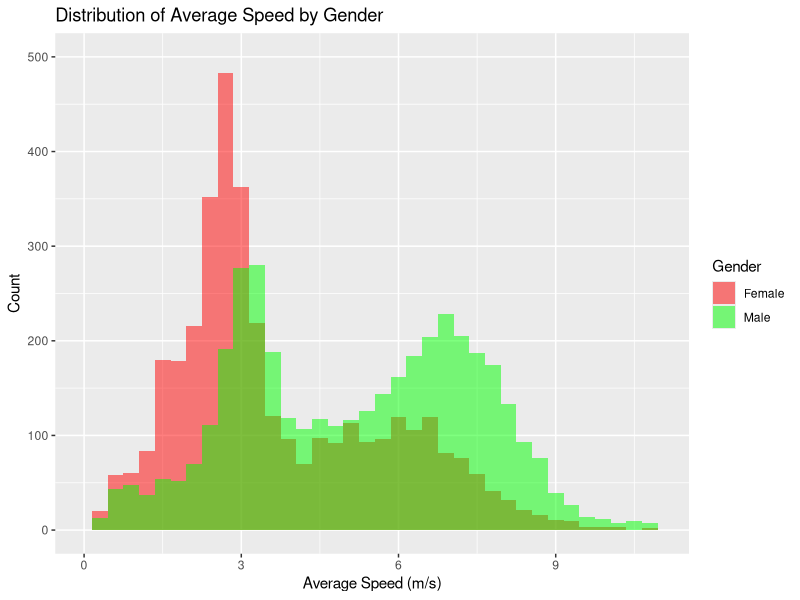
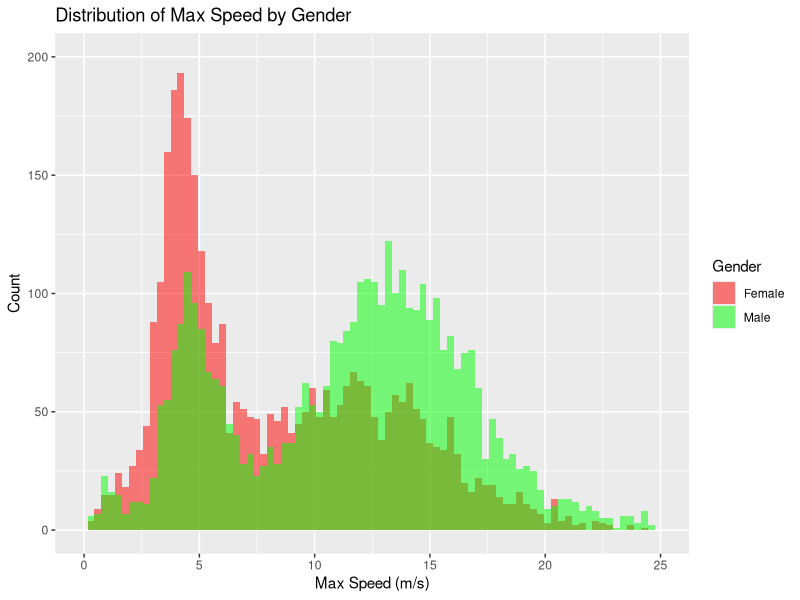
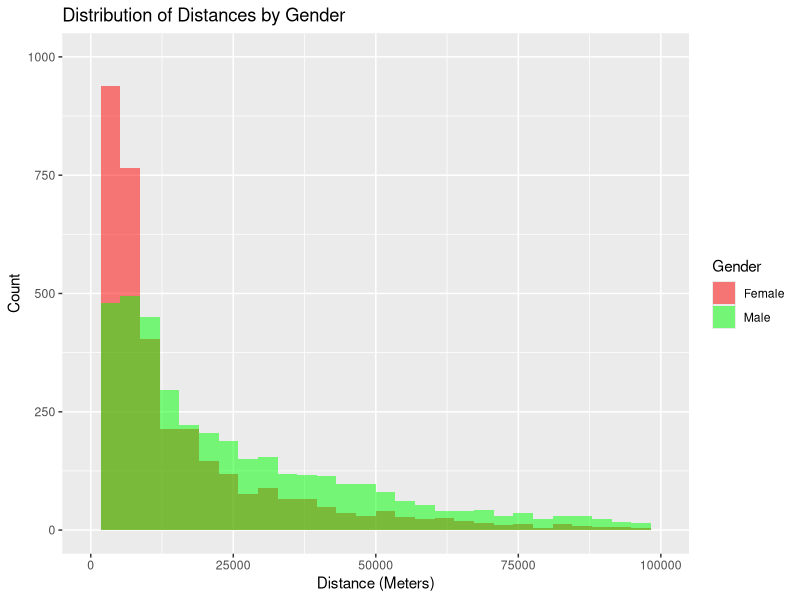
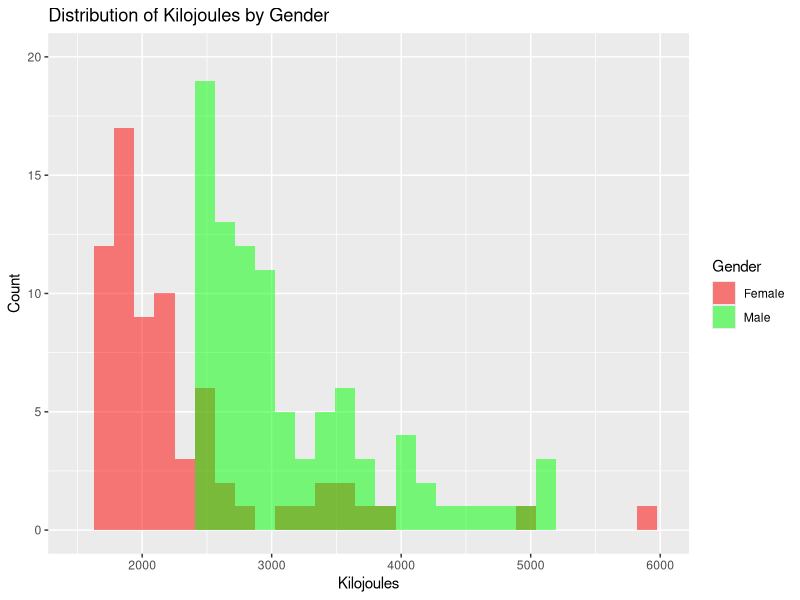
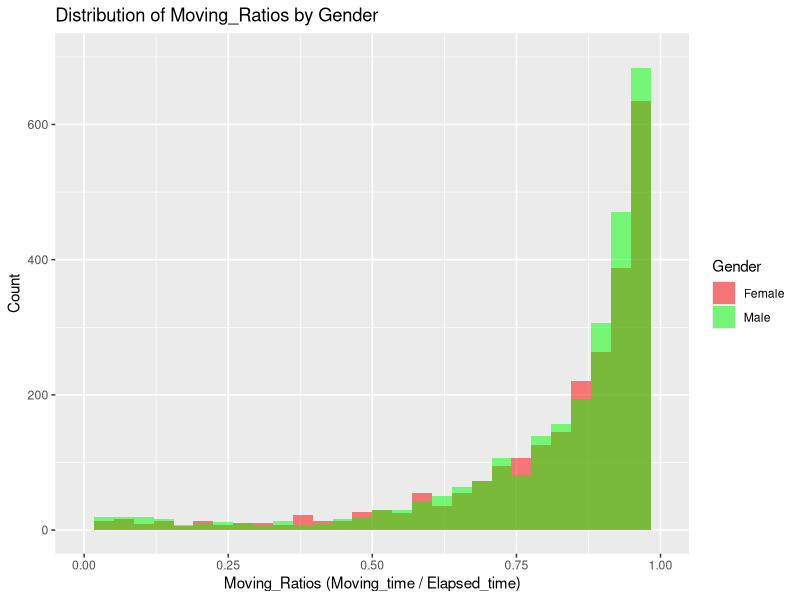

Write R code to recreate these figures, in order.
# Load libraries
library(ggplot2)
library(dplyr)

## read in the data
activity_data <- read.csv(file='./strava_activity.csv', sep=",")


## Data Exploration ##

# overview of the dataset
str(activity_data)
data_of_interests <- activity_data[,c("athlete.country", "athlete.sex", "average_heartrate", "average_speed", "distance", "elapsed_time", "kilojoules", "location_country", "max_heartrate", "max_speed", "moving_time", "total_elevation_gain")]
View(head(data_of_interests, 20))

# completely_ok obvervation means rows that have no entries missing 
completely_ok <- complete.cases(data_of_interests)
print(paste("Number of completely ok obvervations: ", sum(completely_ok)))


without_heartrate <- subset(data_of_interests, select = -c(average_heartrate, max_heartrate))
print(paste("Number of completely ok obvervations without heartrate data: ", sum(complete.cases(without_heartrate))))

# count the number of males and females
M.num <- nrow(filter(data_of_interests, athlete.sex == 'M'))
F.num <- nrow(filter(data_of_interests, athlete.sex == 'F'))
print(paste("Number of males: ", M.num))
print(paste("Number of females: ", F.num))

# count the number of activities occur/didn't occur in the same country with the athelete's country 
same_country.num <- nrow(filter(data_of_interests, as.character(athlete.country) == as.character(location_country)))
diff_country.num <- nrow(filter(data_of_interests, as.character(athlete.country) != as.character(location_country)))
print(paste("Number of activities occur in the same country with the athelete's country: ", same_country.num))
print(paste("Number of activities occur in the different country from the athelete's origin country: ", diff_country.num))


#Plot distribution of average speed by gender 
ggplot(data_of_interests ,aes(x=average_speed)) + 
  geom_histogram(data=subset(data_of_interests, athlete.sex=='F'), 
                 aes(fill=athlete.sex), alpha=0.5, binwidth = 0.3) +
  geom_histogram(data=subset(data_of_interests, athlete.sex=='M'), 
                 aes(fill=athlete.sex), alpha=0.5, binwidth = 0.3) +
  labs(x = "Average Speed (m/s)", y = "Count", 
       title = "Distribution of Average Speed by Gender") +
  scale_fill_manual(name="Gender", values=c("red","green"),labels=c("Female","Male")) +
  ylim(0, 500) + xlim(0, 11)

#Plot distribution of max speed by gender 
ggplot(data_of_interests ,aes(x=max_speed)) + 
  geom_histogram(data=subset(data_of_interests, athlete.sex=='F'), 
                 aes(fill=athlete.sex), alpha=0.5, binwidth = 0.3) +
  geom_histogram(data=subset(data_of_interests, athlete.sex=='M'), 
                 aes(fill=athlete.sex), alpha=0.5, binwidth = 0.3) +
  labs(x = "Max Speed (m/s)", y = "Count", 
       title = "Distribution of Max Speed by Gender") +
  scale_fill_manual(name="Gender", values=c("red","green"),labels=c("Female","Male")) +
  ylim(0, 200) + xlim(0, 25)

#Plot distribution of distances by gender
ggplot(data_of_interests, aes(x=distance)) + 
  geom_histogram(data=subset(data_of_interests, athlete.sex=='F'), 
                 aes(fill=athlete.sex), alpha=0.5) +
  geom_histogram(data=subset(data_of_interests, athlete.sex=='M'), 
                 aes(fill=athlete.sex), alpha=0.5) +
  labs(x = "Distance (Meters)", y = "Count", 
       title = "Distribution of Distances by Gender") +
  scale_fill_manual(name="Gender", values=c("red","green"),labels=c("Female","Male")) + ylim(0, 1000) + 
  xlim(0, 100000)

# moving_ratio is defined as: moving_time / elapsed_time
data_of_interests$moving_ratio <- data_of_interests$moving_time / data_of_interests$elapsed_time

#Plot distribution of kilojoules by gender
ggplot(data_of_interests, aes(x=(kilojoules))) + 
  geom_histogram(data=subset(data_of_interests, athlete.sex=='F'), 
                 aes(fill=athlete.sex), alpha=0.5) +
  geom_histogram(data=subset(data_of_interests, athlete.sex=='M'), 
                 aes(fill=athlete.sex), alpha=0.5) +
  labs(x = "Kilojoules", y = "Count", 
       title = "Distribution of Kilojoules by Gender") +
  scale_fill_manual(name="Gender", values=c("red","green"),labels=c("Female","Male")) + ylim(0, 20) + 
  xlim(1500, 6000)

#Plot distribution of moving ratio by gender
ggplot(data_of_interests, aes(x=(moving_ratio))) + 
  geom_histogram(data=subset(data_of_interests, athlete.sex=='F'), 
                 aes(fill=athlete.sex), alpha=0.5) +
  geom_histogram(data=subset(data_of_interests, athlete.sex=='M'), 
                 aes(fill=athlete.sex), alpha=0.5) +
  labs(x = "Moving_Ratios (Moving_time / Elapsed_time)", y = "Count", 
       title = "Distribution of Moving_Ratios by Gender") +
  scale_fill_manual(name="Gender", values=c("red","green"),labels=c("Female","Male")) + ylim(0, 700) + 
  xlim(0, 1)


## Data Preparation ##


# only include attributes of interests
clean_data <- activity_data[,c("athlete.country", "athlete.sex", "average_speed", "distance", "elapsed_time", "kilojoules", "location_country", "max_speed", "moving_time", "total_elevation_gain")]
# remove duplicates and missing values
clean_data <- clean_data[complete.cases(clean_data), ]
clean_data <- unique(clean_data)

# add new aggregated variables
clean_data$moving_ratio <- clean_data$moving_time / clean_data$elapsed_time
clean_data$same_country <- (as.character(clean_data$athlete.country) == as.character(clean_data$location_country))

# encode categorical variables into factors
clean_data$gender.code <- factor(clean_data$athlete.sex)
clean_data$same_country.code <- factor(clean_data$same_country)

str(clean_data)
View(head(clean_data, 20))


## Statistical Modeling ##


# Question 1
gender.manova <- manova(cbind(average_speed, distance, kilojoules, max_speed, moving_ratio, total_elevation_gain) ~ gender.code, data = clean_data)
summary(gender.manova)
summary.aov(gender.manova)

# check each correlation using linear regression to see the trend
kilojoules.gender.fit <- lm(formula=kilojoules ~ gender.code, data=clean_data) 
distance.gender.fit <- lm(formula=distance ~ gender.code, data=clean_data)
max_speed.gender.fit <- lm(formula=max_speed ~ gender.code, data=clean_data) 
moving_ratio.gender.fit <- lm(formula=moving_ratio ~ gender.code, data=clean_data) 

kilojoules.gender.fit
distance.gender.fit
max_speed.gender.fit
moving_ratio.gender.fit

# Question 2
same_country.manova <- manova(cbind(average_speed, distance, kilojoules, max_speed, moving_ratio, total_elevation_gain) ~ same_country.code, data = clean_data)
summary(same_country.manova)
summary.aov(same_country.manova)

# check each correlation using linear regression to see the trend
kilojoules.same_city.fit <- lm(formula=kilojoules ~ same_country.code, data=clean_data) 
distance.same_city.fit <- lm(formula=distance ~ same_country.code, data=clean_data) 
max_speed.same_city.fit <- lm(formula=max_speed ~ same_country.code, data=clean_data) 
moving_ratio.same_city.fit <- lm(formula=total_elevation_gain ~ same_country.code, data=clean_data) 

kilojoules.same_city.fit
distance.same_city.fit
max_speed.same_city.fit
moving_ratio.same_city.fit


# run multiple tests
summary(gender.manova, test="H")
summary(gender.manova, test="R")
summary(gender.manova, test="P")
summary(gender.manova, test="W")

# run multiple tests
summary(same_country.manova, test="H")
summary(same_country.manova, test="R")
summary(same_country.manova, test="P")
summary(same_country.manova, test="W")


